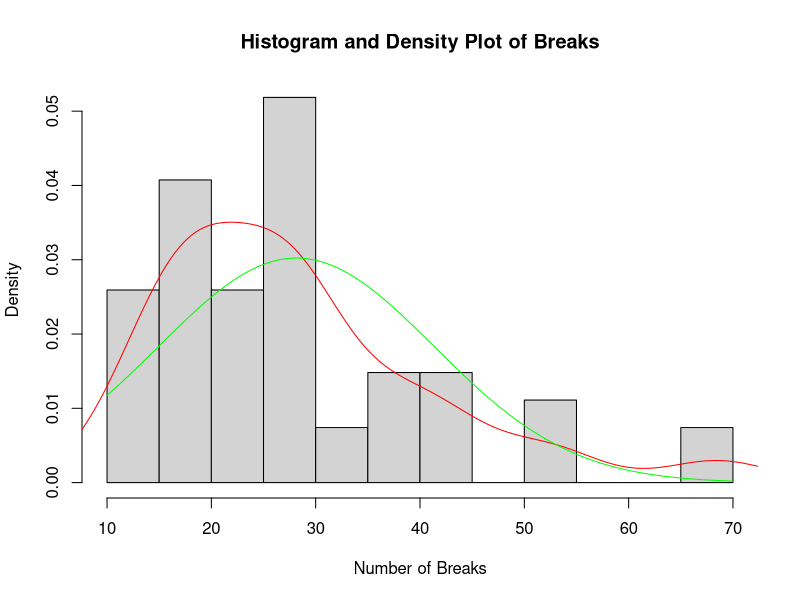
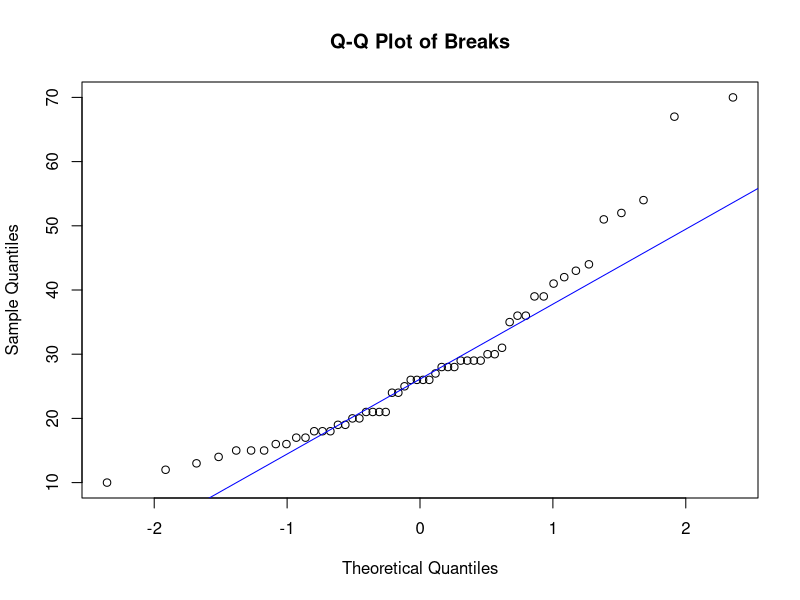
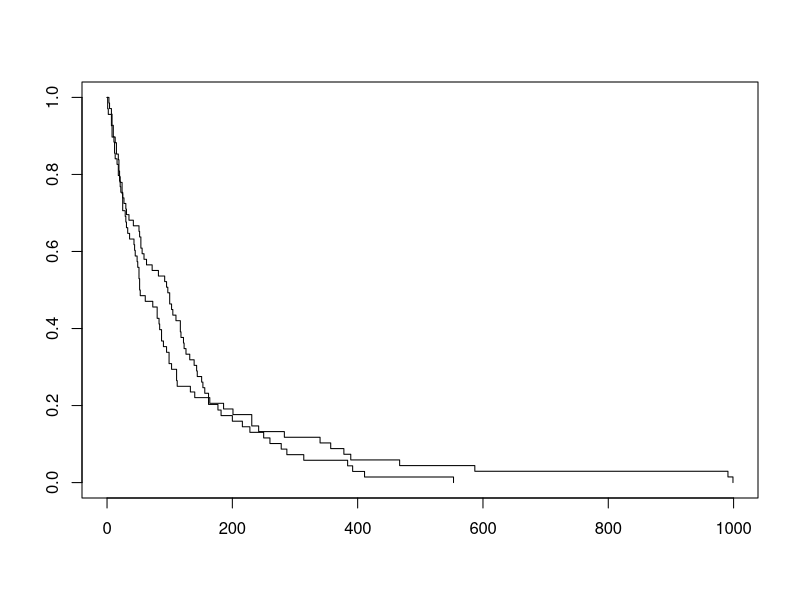
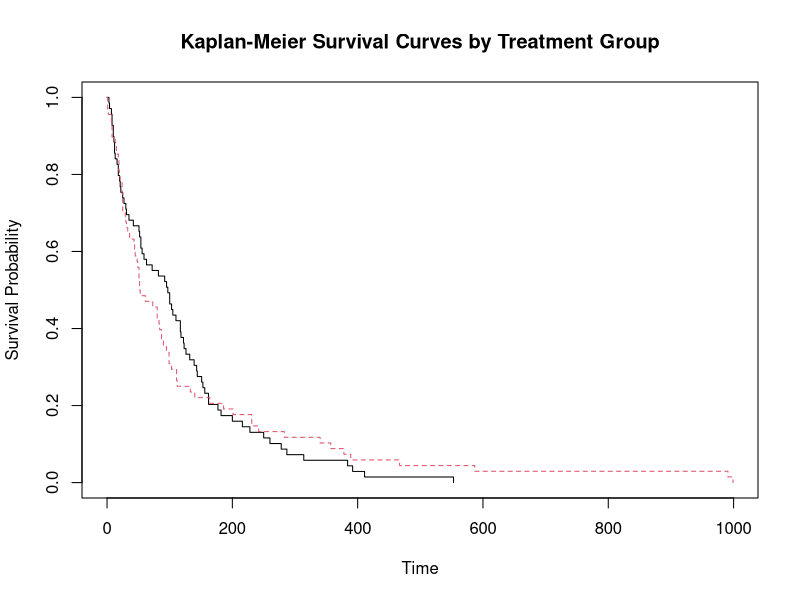

Recreate these plots in R, in order.
## ---- chunk 1
knitr::opts_chunk$set(echo = TRUE)
library(ggplot2)
## ---- chunk 2
data('warpbreaks')
str(warpbreaks)
class(warpbreaks)
summary(warpbreaks)

# Histogram with density plot
hist(warpbreaks$breaks, breaks=20, probability=TRUE, main="Histogram and Density Plot of Breaks", xlab="Number of Breaks")
lines(density(warpbreaks$breaks), col="red", lwd=1)

# Overlay normal distribution for comparison
mean_breaks <- mean(warpbreaks$breaks)
sd_breaks <- sd(warpbreaks$breaks)
curve(dnorm(x, mean=mean_breaks, sd=sd_breaks), add=TRUE, col="green", lwd=1)

# Q-Q plot
qqnorm(warpbreaks$breaks, main="Q-Q Plot of Breaks")
qqline(warpbreaks$breaks, col="blue")

# Shapiro-Wilk normality test
shapiro <- shapiro.test(warpbreaks$breaks)
shapiro
## ---- chunk 3
#H0 = number of breaks follows a normal distribution
#H1 = number of breaks does not follow a normal distribution
mean_breaks <- mean(warpbreaks$breaks)
sd_breaks <- sd(warpbreaks$breaks)
ks_test <- ks.test(warpbreaks$breaks, "pnorm", mean=mean_breaks, sd=sd_breaks)
print(ks_test)

## ---- chunk 4
#Based on the Kolmogorov-Smirnov and Shapiro-Wilkes tests, we can assume normality of the distribution and thus we can use a two-sample t-test to compare the means of two independent groups (A and B) as it assumes that the data is normally distributed within each group. 

t_test_result <- t.test(breaks ~ wool, data = warpbreaks)
t_test_result
## ---- chunk 5
# To compare the means of three or more independent groups, we could use a one-way ANOVA assuming that the data within each group is normally distributed and that the variances across the groups are equal.

anova_result <- aov(breaks ~ tension, data = warpbreaks)
summary(anova_result)

## ---- chunk 6
# Fit a Poisson regression model
poisson_model <- glm(breaks ~ tension + wool, data = warpbreaks, family = poisson())

# Print the summary of the model fit
summary(poisson_model)
## ---- chunk 7
# summary of model fit

summary_fit <- summary(poisson_model)

# Extract coefficients and p-values
coefficients <- summary_fit$coefficients
coefficients

coefficients[,1]<- exp(coefficients[, "Estimate"])

# Calculate the relative risks of breaking function of the different groups, compared to the reference category

relative_risks <- exp(coefficients[, "Estimate"])
relative_risks


## ---- chunk 8

library(survival)
# Sample of the veteran dataset
head(veteran, 10)

## ---- chunk 9
str(veteran)
summary(veteran)
## ---- chunk 10

events_per_group <- table (veteran$trt, veteran$status)
events_per_group
## ---- chunk 11

# Plot of the Kaplan-Meier curves
# Creating a survfit object that compares the two groups
veteran.fit <- survfit(Surv(veteran$time) ~ trt, data = veteran)
plot(veteran.fit)

# Compute Kaplan-Meier survival curves per treatment group
km_fit <- survfit(Surv(veteran$time) ~ veteran$trt, data = veteran)

# Plot Kaplan-Meier curves
plot(km_fit, col = 1:length(km_fit$surv), lty = 1:length(km_fit$surv), 
     xlab = "Time", ylab = "Survival Probability",
     main = "Kaplan-Meier Survival Curves by Treatment Group")


## ---- chunk 12
logrank_test <- survdiff(formula = Surv(veteran$time)~ veteran$trt)
logrank_test
logrank_test$pvalue


## ---- chunk 13
# Fitting Cox regression model
cox_model <- coxph(Surv(veteran$time, veteran$status) ~ veteran$trt + veteran$karno + veteran$age, data = veteran)
summary(cox_model)

## ---- chunk 14
cox_zph <- cox.zph(cox_model)
print(cox_zph)
